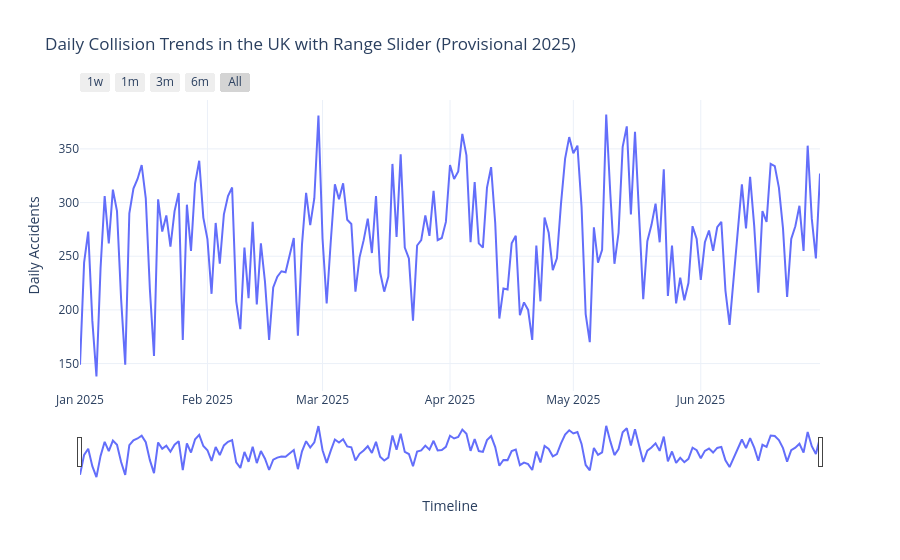

Notebook cell for this chart:
### Markdown cell above
### Plot 6: Temporal Time-Series with Range Slider
* **Justification (Lecture 9):** Time-series trends are displayed with zoom buttons (1 week, 1 month, 3 months, YTD) and an adjustable range slider at the bottom, enabling the user to change granularity on demand.

### Code cell
# Group by date for daily trend
daily_trend = df_collision_clean.groupby(df_collision_clean['datetime'].dt.date).size().reset_index(name='collision_count')
daily_trend = daily_trend.rename(columns={'datetime': 'date'})

fig_ts = px.line(
    daily_trend,
    x='date',
    y='collision_count',
    title='Daily Collision Trends in the UK with Range Slider (Provisional 2025)',
    labels={'date': 'Date', 'collision_count': 'Daily Collisions'}
)

fig_ts.update_xaxes(
    rangeslider_visible=True,
    rangeselector=dict(
        buttons=list([
            dict(count=7, label="1w", step="day", stepmode="backward"),
            dict(count=1, label="1m", step="month", stepmode="backward"),
            dict(count=3, label="3m", step="month", stepmode="backward"),
            dict(count=6, label="6m", step="month", stepmode="backward"),
            dict(step="all", label="All")
        ])
    )
)

fig_ts.update_layout(
    xaxis_title="Timeline",
    yaxis_title="Daily Accidents",
    template="plotly_white"
)

fig_ts.write_html(os.path.join(workspace_dir, "plot6_temporal_timeseries.html"))
fig_ts.show()

### Figure 1 — Plotly figure (JSON) as saved in the notebook; plotly's stock layout.template omitted (floating-point values rounded to 4 significant figures; data arrays with more than 128 entries replaced by an {"elided": "..."} marker saying what was removed)
{"data": [{"hovertemplate": "Date=%{x}<br>Daily Collisions=%{y}<extra></extra>", "legendgroup": "", "line": {"color": "#636efa", "dash": "solid"}, "marker": {"symbol": "circle"}, "mode": "lines", "name": "", "orientation": "v", "showlegend": false, "type": "scatter", "x": {"elided": "181 str values"}, "xaxis": "x", "y": {"elided": "181 int values"}, "yaxis": "y"}], "layout": {"legend": {"tracegroupgap": 0}, "title": {"text": "Daily Collision Trends in the UK with Range Slider (Provisional 2025)"}, "xaxis": {"anchor": "y", "domain": [0, 1], "rangeselector": {"buttons": [{"count": 7, "label": "1w", "step": "day", "stepmode": "backward"}, {"count": 1, "label": "1m", "step": "month", "stepmode": "backward"}, {"count": 3, "label": "3m", "step": "month", "stepmode": "backward"}, {"count": 6, "label": "6m", "step": "month", "stepmode": "backward"}, {"label": "All", "step": "all"}]}, "rangeslider": {"visible": true}, "title": {"text": "Timeline"}}, "yaxis": {"anchor": "x", "domain": [0, 1], "title": {"text": "Daily Accidents"}}}}
